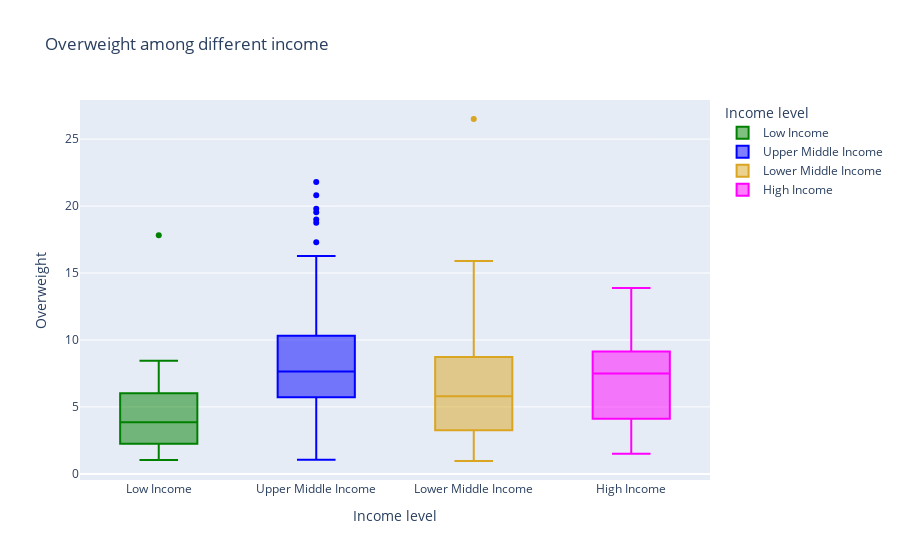

The cell this chart's notebook holds for it:
### Markdown cell above
**Observation**:

Low income,Lower Middle Income countries tend to have a higher level of wasting. As we all know, wasting is caused by numerous factors and one of them is low energy intake. People in these countries tend to survive on less than 3 meals and hence suffer from severe malnutrition. Their bodies switched to survival mode and their muscles are striped off to preserve energy.

### Code cell
fig4 = px.box(df_country, x='Income level', y='Overweight',title='Overweight among different income',color=df_country['Income level'], 
             color_discrete_sequence=["green", "blue", "goldenrod", "magenta"])

fig4.show()

### Figure 1 — Plotly figure (JSON) as saved in the notebook; plotly's stock layout.template omitted (floating-point values rounded to 4 significant figures)
{"data": [{"alignmentgroup": "True", "hovertemplate": "Income level=%{x}<br>Overweight=%{y}<extra></extra>", "legendgroup": "Low Income", "marker": {"color": "green"}, "name": "Low Income", "notched": false, "offsetgroup": "Low Income", "orientation": "v", "showlegend": true, "type": "box", "x": ["Low Income", "Low Income", "Low Income", "Low Income", "Low Income", "Low Income", "Low Income", "Low Income", "Low Income", "Low Income", "Low Income", "Low Income", "Low Income", "Low Income", "Low Income", "Low Income", "Low Income", "Low Income", "Low Income", "Low Income", "Low Income", "Low Income", "Low Income", "Low Income", "Low Income", "Low Income", "Low Income", "Low Income", "Low Income", "Low Income", "Low Income"], "x0": " ", "xaxis": "x", "y": [5.125, 2.275, 2.25, 1.775, 5.38, 3.04, 1.067, 5.75, 1.667, 2.75, 2.229, 4.333, 6.75, 3.66, 3.48, 2.5, 7.485, 2.2, 6.567, 1.029, 1.52, 6.314, 6.237, 3.85, 8.45, 17.82, 6.117, 2.4, 4.278, 4.54, 4.843], "y0": " ", "yaxis": "y"}, {"alignmentgroup": "True", "hovertemplate": "Income level=%{x}<br>Overweight=%{y}<extra></extra>", "legendgroup": "Upper Middle Income", "marker": {"color": "blue"}, "name": "Upper Middle Income", "notched": false, "offsetgroup": "Upper Middle Income", "orientation": "v", "showlegend": true, "type": "box", "x": ["Upper Middle Income", "Upper Middle Income", "Upper Middle Income", "Upper Middle Income", "Upper Middle Income", "Upper Middle Income", "Upper Middle Income", "Upper Middle Income", "Upper Middle Income", "Upper Middle Income", "Upper Middle Income", "Upper Middle Income", "Upper Middle Income", "Upper Middle Income", "Upper Middle Income", "Upper Middle Income", "Upper Middle Income", "Upper Middle Income", "Upper Middle Income", "Upper Middle Income", "Upper Middle Income", "Upper Middle Income", "Upper Middle Income", "Upper Middle Income", "Upper Middle Income", "Upper Middle Income", "Upper Middle Income", "Upper Middle Income", "Upper Middle Income", "Upper Middle Income", "Upper Middle Income", "Upper Middle Income", "Upper Middle Income", "Upper Middle Income", "Upper Middle Income", "Upper Middle Income", "Upper Middle Income", "Upper Middle Income", "Upper Middle Income", "Upper Middle Income", "Upper Middle Income", "Upper Middle Income", "Upper Middle Income", "Upper Middle Income", "Upper Middle Income", "Upper Middle Income", "Upper Middle Income", "Upper Middle Income", "Upper Middle Income", "Upper Middle Income", "Upper Middle Income", "Upper Middle Income", "Upper Middle Income"], "x0": " ", "xaxis": "x", "y": [20.8, 12.83, 11.12, 13.62, 9.183, 9.7, 9.6, 19.8, 10.05, 6.25, 9, 7.027, 4.783, 8.8, 6.7, 5.72, 8.85, 3.65, 6.6, 19.53, 5.4, 5.24, 6.2, 9.5, 5.995, 5.72, 9.7, 18.75, 21.8, 6.2, 4.66, 4.1, 7.65, 7.371, 19, 4.125, 2.8, 12.73, 9.275, 8.94, 8.08, 6.3, 5.75, 16.27, 13.61, 1.05, 3.633, 6.62, 17.3, 7.75, 5.2, 6.3, 5.41], "y0": " ", "yaxis": "y"}, {"alignmentgroup": "True", "hovertemplate": "Income level=%{x}<br>Overweight=%{y}<extra></extra>", "legendgroup": "Lower Middle Income", "marker": {"color": "goldenrod"}, "name": "Lower Middle Income", "notched": false, "offsetgroup": "Lower Middle Income", "orientation": "v", "showlegend": true, "type": "box", "x": ["Lower Middle Income", "Lower Middle Income", "Lower Middle Income", "Lower Middle Income", "Lower Middle Income", "Lower Middle Income", "Lower Middle Income", "Lower Middle Income", "Lower Middle Income", "Lower Middle Income", "Lower Middle Income", "Lower Middle Income", "Lower Middle Income", "Lower Middle Income", "Lower Middle Income", "Lower Middle Income", "Lower Middle Income", "Lower Middle Income", "Lower Middle Income", "Lower Middle Income", "Lower Middle Income", "Lower Middle Income", "Lower Middle Income", "Lower Middle Income", "Lower Middle Income", "Lower Middle Income", "Lower Middle Income", "Lower Middle Income", "Lower Middle Income", "Lower Middle Income", "Lower Middle Income", "Lower Middle Income", "Lower Middle Income", "Lower Middle Income", "Lower Middle Income", "Lower Middle Income", "Lower Middle Income", "Lower Middle Income", "Lower Middle Income", "Lower Middle Income", "Lower Middle Income", "Lower Middle Income", "Lower Middle Income", "Lower Middle Income", "Lower Middle Income"], "x0": " ", "xaxis": "x", "y": [2.55, 0.9625, 5.1, 8.6, 3.033, 8.043, 12.47, 4.875, 4.3, 8.25, 13.76, 4.75, 11.43, 2.822, 3.9, 2.933, 7.2, 5.95, 15.9, 7.667, 2.4, 9.82, 2.638, 9.925, 10.87, 4.62, 6.55, 4.891, 4.757, 6.733, 3.1, 6.9, 9.55, 2.115, 2.967, 7.58, 2.9, 3.65, 9.08, 26.5, 10.93, 4.8, 3.318, 7.229, 5.789], "y0": " ", "yaxis": "y"}, {"alignmentgroup": "True", "hovertemplate": "Income level=%{x}<br>Overweight=%{y}<extra></extra>", "legendgroup": "High Income", "marker": {"color": "magenta"}, "name": "High Income", "notched": false, "offsetgroup": "High Income", "orientation": "v", "showlegend": true, "type": "box", "x": ["High Income", "High Income", "High Income", "High Income", "High Income", "High Income", "High Income", "High Income", "High Income", "High Income", "High Income", "High Income", "High Income", "High Income", "High Income", "High Income", "High Income", "High Income", "High Income"], "x0": " ", "xaxis": "x", "y": [13.88, 7.5, 12.2, 8.3, 11.31, 5.55, 3.35, 1.5, 7.989, 3.55, 9.067, 10.4, 6.75, 3.65, 8, 2.6, 6.633, 7.414, 9.167], "y0": " ", "yaxis": "y"}], "layout": {"boxmode": "overlay", "legend": {"title": {"text": "Income level"}, "tracegroupgap": 0}, "title": {"text": "Overweight among different income"}, "xaxis": {"anchor": "y", "categoryarray": ["Low Income", "Upper Middle Income", "Lower Middle Income", "High Income"], "categoryorder": "array", "domain": [0, 1], "title": {"text": "Income level"}}, "yaxis": {"anchor": "x", "domain": [0, 1], "title": {"text": "Overweight"}}}}
